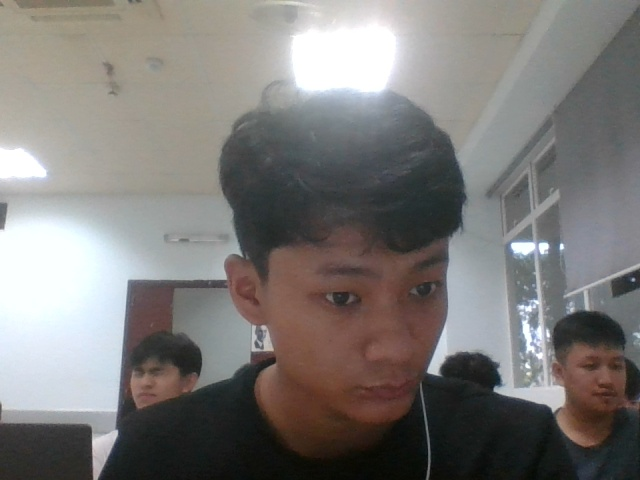
#> input picture Data/total_dataset/processed_dataset/captured_image.jpg, 640 x 480 px, found by its file name
$ jupyter execute --allow-errors 'Eye Detection.ipynb'
#> lines starting #> are read from the running program, lines starting #| are printed output that depends on the picture
Detection with dnn

[cell 1]
import requests

# URL cho các tệp mô hình và cấu hình
model_url = "https://github.com/opencv/opencv_3rdparty/raw/dnn_samples_face_detector_20170830/res10_300x300_ssd_iter_140000.caffemodel"
config_url = "https://github.com/opencv/opencv/raw/3.4/samples/dnn/face_detector/deploy.prototxt"

# Tải mô hình và tệp cấu hình
#> (the rest of this cell did not finish here and is left out)

#> (a cell that did not finish here is left out)

Detection with haarcade

[cell 3]
# import required libraries
import cv2

# read input image
img = cv2.imread('D:\\Project_DAP391m_group2\\Data\\total_dataset\\processed_dataset\\captured_image.jpg')
#> img is the input picture: shape (480, 640, 3); mean B, G, R 119.8, 122, 124.7

# convert to grayscale of each frames
gray = cv2.cvtColor(img, cv2.COLOR_BGR2GRAY)
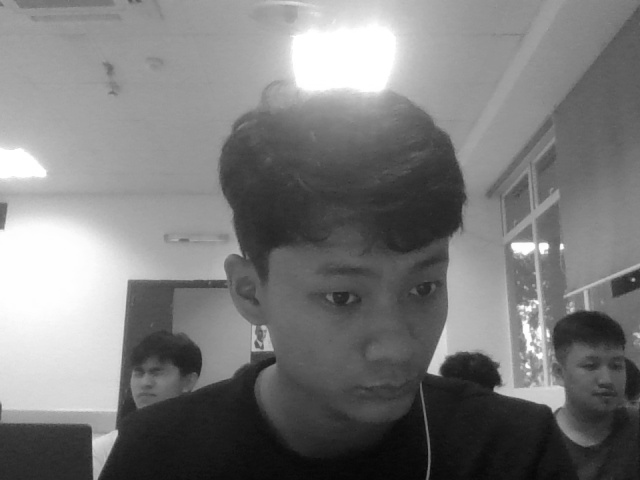
#> gray: shape (480, 640); min 6, max 255, mean 122.5

# read the haarcascade to detect the faces in an image
face_cascade = cv2.CascadeClassifier('D:\\Project_DAP391m_group2\\Data\\total_dataset\\haarcascade_frontalface_default.xml')

# read the haarcascade to detect the eyes in an image
eye_cascade = cv2.CascadeClassifier('D:\\Project_DAP391m_group2\\Data\\total_dataset\\haarcascade_eye_tree_eyeglasses.xml')

# detects faces in the input image
faces = face_cascade.detectMultiScale(gray, 1.3, 4)
#> faces = [[121, 352, 55, 55], [569, 342, 69, 69]]
print('Number of detected faces:', len(faces))
#| Number of detected faces: 2

# loop over the detected faces
for (x,y,w,h) in faces:
   roi_gray = gray[y:y+h, x:x+w]
   roi_color = img[y:y+h, x:x+w]

   # detects eyes of within the detected face area (roi)
   eyes = eye_cascade.detectMultiScale(roi_gray)

   # draw a rectangle around eyes
   for (ex,ey,ew,eh) in eyes:
      cv2.rectangle(roi_color,(ex,ey),(ex+ew,ey+eh),(0,255,255),2)
#> this loop made 2 passes
#> pass 1, `roi_gray = gray[y:y+h, x:x+w]`:
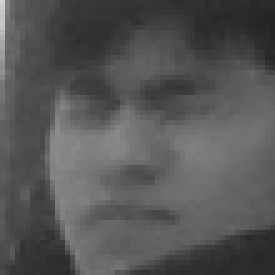
#> roi_gray: shape (55, 55) (shown 5 times larger); min 35, max 209, mean 85.3
#> pass 1, `roi_color = img[y:y+h, x:x+w]`:
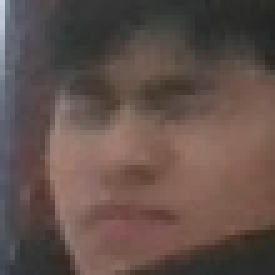
#> roi_color: shape (55, 55, 3) (shown 5 times larger); mean B, G, R 75.2, 80.7, 98.2
#> pass 2, `roi_gray = gray[y:y+h, x:x+w]`:
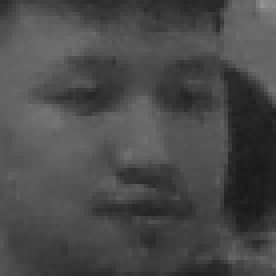
#> roi_gray: shape (69, 69) (shown 4 times larger); min 25, max 149, mean 73.7
#> pass 2, `roi_color = img[y:y+h, x:x+w]`:
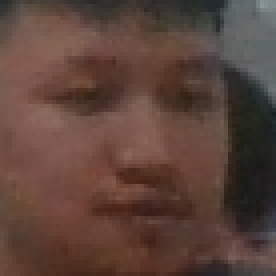
#> roi_color: shape (69, 69, 3) (shown 4 times larger); mean B, G, R 58.8, 67.3, 92

# display the image with detected eyes
cv2.imshow('Eyes Detection',img)
cv2.waitKey(0)
cv2.destroyAllWindows()
